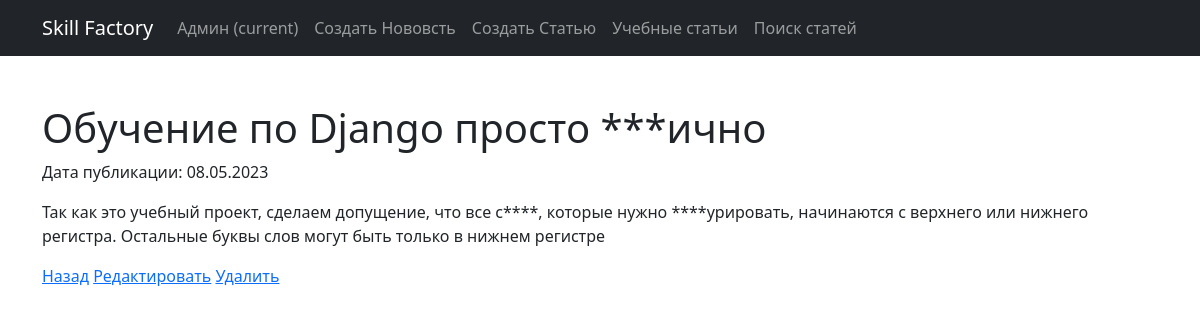
The page /Postnews/articles/2 on the database its author committed.
### news_portal/models.py (models this page shows, shortened)
class Post(models.Model):
    author = models.ForeignKey(Author, on_delete=models.CASCADE)
    NEWS = 'NW'
    ARTICLE = 'AR'
    CATEGORY_CHOICES = (
        (NEWS, 'Новость'),
        (ARTICLE, 'Статья'),
    )
    categoryType = models.CharField(max_length=2, choices=CATEGORY_CHOICES, default=ARTICLE)
    dateCreation = models.DateTimeField(auto_now_add=True)
    postCategory = models.ManyToManyField(Category, through='PostCategory')
    title = models.CharField(max_length=128)
    text = models.TextField()
    rating = models.SmallIntegerField(default=0)

### news_portal/views.py (the view)
# urls.py: path('articles/<int:pk>', ArticleDetailView.as_view(), name='article_detail'),
class ArticleDetailView(DetailView):
    model = Post
    template_name = 'article_detail.html'
    context_object_name = 'post'

### news_portal/templatetags/custom_filters.py (called while the page is built)
@register.filter
def censor(value):
    bad_words = ['шаг', 'делат', 'траст', 'цензурирования', 'лова', 'ценз', 'ильт', 'отл',]
    for word in bad_words:
        value = value.replace(word, '*' * len(word))
    return value

### templates/article_detail.html (shortened to what this page needs)
{% extends 'flatpages/default.html' %}
{% load custom_filters %}
{% block content %}
  <h1>{{ post.title|censor }}</h1>
  <p>Дата публикации: {{ post.dateCreation|date:"d.m.Y" }}</p>
  <p>{{ post.text|censor }}</p>
<a href="{% url 'news_list' %}">Назад</a>
<a href="{% url 'article_edit' post.pk %}">Редактировать</a>
<a href="{% url 'article_delete' post.pk %}">Удалить</a>
{% endblock %}

### rows shown on the page
Post: title|censor "Обучение по Django просто ***ично", dateCreation "08.05.2023", text|censor "Так как это учебный проект, сделаем допущение, что все с****, которые нужно ****урировать, начинаются с верхнего или нижнего регистра. Остальные буквы слов могут быть только в нижнем регистре"
